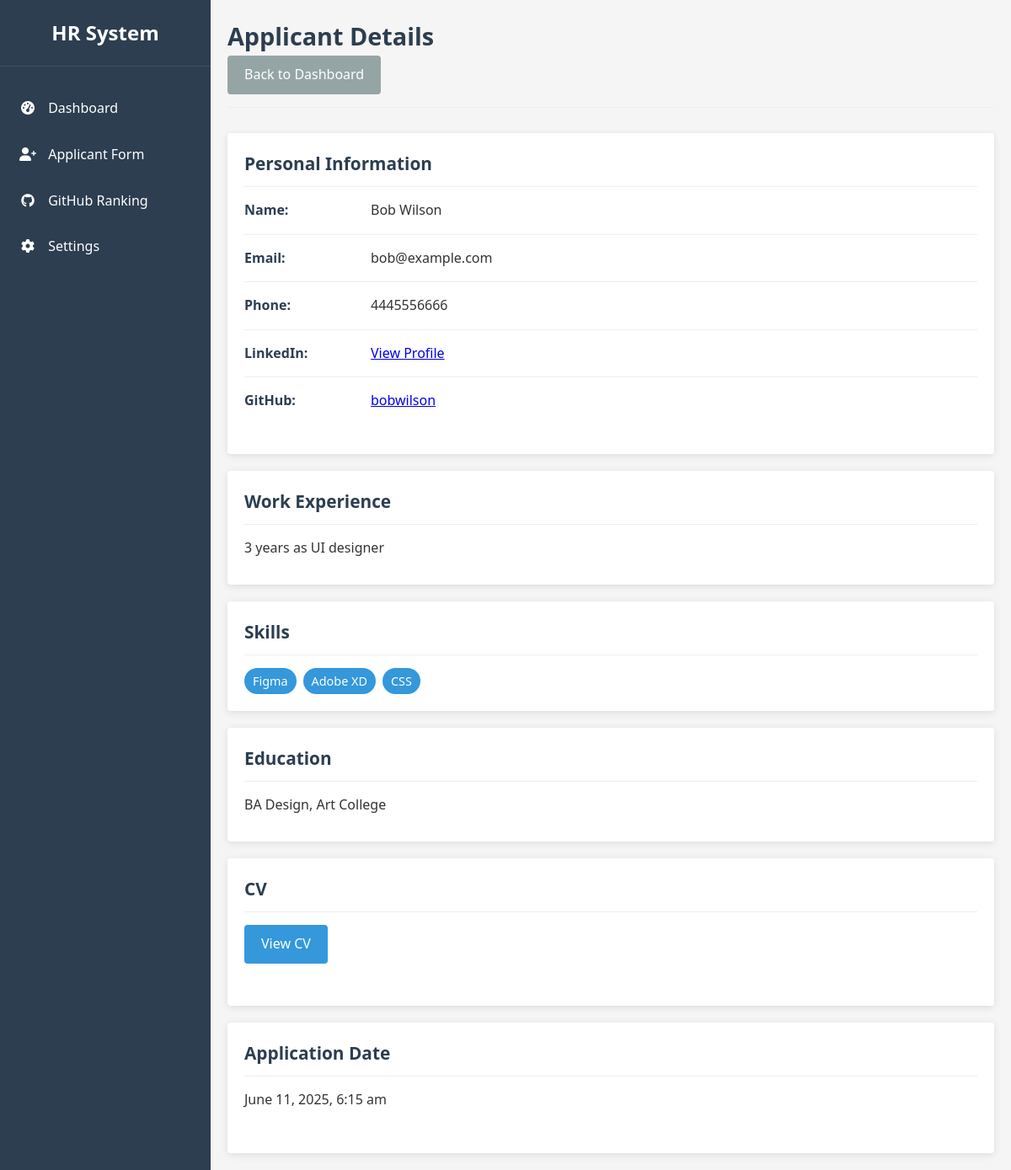
The app's page /view_applicant.php?id=2 (signed in) with its own data.
### tables this page shows
CREATE TABLE `applicants` (
  `id` int(11) NOT NULL AUTO_INCREMENT,
  `name` varchar(100) NOT NULL,
  `email` varchar(100) NOT NULL,
  `phone` varchar(20) NOT NULL,
  `linkedin` varchar(255) DEFAULT NULL,
  `github` varchar(100) DEFAULT NULL,
  `experience` text NOT NULL,
  `skills` text NOT NULL,
  `education` text NOT NULL,
  `cv_path` varchar(255) DEFAULT NULL,
  `application_date` datetime NOT NULL DEFAULT current_timestamp(),
  `status` enum('new','reviewed','interviewed','hired','rejected') NOT NULL DEFAULT 'new',
  PRIMARY KEY (`id`)
);

### view_applicant.php (the view, shortened to what this page needs)
<?php
require_once 'includes/header.php';
require_once 'includes/config.php';
$id = intval($_GET['id']);
$applicant = null;
$result = $conn->query("SELECT * FROM applicants WHERE id = $id");
if ($result && $result->num_rows > 0) {
    $applicant = $result->fetch_assoc();
} else {
    header("Location: dashboard.php");
    exit();
}
?>
<div class="content-header">
    <h1>Applicant Details</h1>
    <a href="dashboard.php" class="btn btn-secondary">Back to Dashboard</a>
</div>
<div class="applicant-details">
    <div class="detail-card">
        <h2>Personal Information</h2>
        <div class="detail-row">
            <span class="detail-label">Name:</span>
            <span class="detail-value"><?php echo htmlspecialchars($applicant['name']); ?></span>
        </div>
        <div class="detail-row">
            <span class="detail-label">Email:</span>
            <span class="detail-value"><?php echo htmlspecialchars($applicant['email']); ?></span>
        </div>
        <div class="detail-row">
            <span class="detail-label">Phone:</span>
            <span class="detail-value"><?php echo htmlspecialchars($applicant['phone']); ?></span>
        </div>
        <div class="detail-row">
            <span class="detail-label">LinkedIn:</span>
            <span class="detail-value">
                <?php if (!empty($applicant['linkedin'])): ?>
                    <a href="<?php echo htmlspecialchars($applicant['linkedin']); ?>" target="_blank">View Profile</a>
                <?php else: ?>
                    Not provided
                <?php endif; ?>
            </span>
        </div>
        <div class="detail-row">
            <span class="detail-label">GitHub:</span>
            <span class="detail-value">
                <?php if (!empty($applicant['github'])): ?>
                    <a href="https://github.com/<?php echo htmlspecialchars($applicant['github']); ?>" target="_blank"><?php echo htmlspecialchars($applicant['github']); ?></a>
                <?php else: ?>
                    Not provided
                <?php endif; ?>
            </span>
        </div>
    </div>
    <div class="detail-card">
        <h2>Work Experience</h2>
        <div class="detail-full">
            <?php echo nl2br(htmlspecialchars($applicant['experience'])); ?>
        </div>
    </div>
    <div class="detail-card">
        <h2>Skills</h2>
        <div class="skills-list">
            <?php
            $skills = explode(',', $applicant['skills']);
            foreach ($skills as $skill) {
                echo '<span class="skill-tag">' . htmlspecialchars(trim($skill)) . '</span>';
            }
            ?>
        </div>
    </div>
    <div class="detail-card">
        <h2>Education</h2>
        <div class="detail-full">
            <?php echo nl2br(htmlspecialchars($applicant['education'])); ?>
        </div>
    </div>
    <div class="detail-card">
        <h2>CV</h2>
        <div class="detail-row">
            <?php if (!empty($applicant['cv_path'])): ?>
                <a href="<?php echo htmlspecialchars($applicant['cv_path']); ?>" class="btn btn-primary" target="_blank">View CV</a>
            <?php else: ?>
                <span class="detail-value">No CV uploaded</span>
            <?php endif; ?>
        </div>
    </div>
    <div class="detail-card">
        <h2>Application Date</h2>
        <div class="detail-row">
            <span class="detail-value"><?php echo date('F j, Y, g:i a', strtotime($applicant['application_date'])); ?></span>
        </div>
    </div>
</div>
<?php require_once 'includes/footer.php'; ?>

### assets/css/style.css (style rules this page uses)
:root { --primary-color: #3498db; --secondary-color: #2c3e50; --success-color: #2ecc71; --danger-color: #e74c3c; --warning-color: #f39c12; --info-color: #1abc9c; --light-color: #ecf0f1; --dark-color: #34495e; --white: #ffffff; --black: #000000; --gray: #95a5a6; --border-radius: 4px; --box-shadow: 0 2px 10px rgba(0, 0, 0, 0.1); --transition: all 0.3s ease; }
* { margin: 0; padding: 0; box-sizing: border-box; }
body { font-family: 'Segoe UI', Tahoma, Geneva, Verdana, sans-serif; line-height: 1.6; background-color: #f5f5f5; color: #333; }
.content-header { margin-bottom: 30px; padding-bottom: 15px; border-bottom: 1px solid #eee; }
.content-header h1 { font-size: 1.8rem; color: var(--secondary-color); }
.btn { display: inline-block; padding: 10px 20px; background-color: var(--primary-color); color: var(--white); border: none; border-radius: var(--border-radius); cursor: pointer; font-size: 1rem; font-weight: 500; text-align: center; text-decoration: none; transition: var(--transition); }
.btn-primary { background-color: var(--primary-color); }
.btn-secondary { background-color: var(--gray); color: var(--white); }
.applicant-details { display: grid; grid-template-columns: 1fr; gap: 20px; margin-top: 20px; }
.detail-card { background-color: var(--white); padding: 20px; border-radius: var(--border-radius); box-shadow: var(--box-shadow); }
.detail-card h2 { margin-bottom: 15px; color: var(--secondary-color); font-size: 1.3rem; padding-bottom: 10px; border-bottom: 1px solid #eee; }
.detail-row { display: flex; margin-bottom: 10px; }
.detail-label { font-weight: 600; width: 150px; color: var(--secondary-color); }
.detail-value { flex: 1; }
.detail-full { margin-bottom: 10px; }
.skills-list { display: flex; flex-wrap: wrap; gap: 8px; }
.skill-tag { background-color: var(--primary-color); color: white; padding: 4px 10px; border-radius: 20px; font-size: 0.9rem; }
.detail-row { margin-bottom: 15px; padding-bottom: 15px; border-bottom: 1px solid #eee; }
.detail-row:last-child { border-bottom: none; }

### records on screen
applicants: name "Bob Wilson", email "bob@example.com", phone "4445556666", github "bobwilson", experience "3 years as UI designer", skills "Figma", skills "Adobe XD", skills "CSS", education "BA Design, Art College", application_date "June 11, 2025, 6:15 am"
